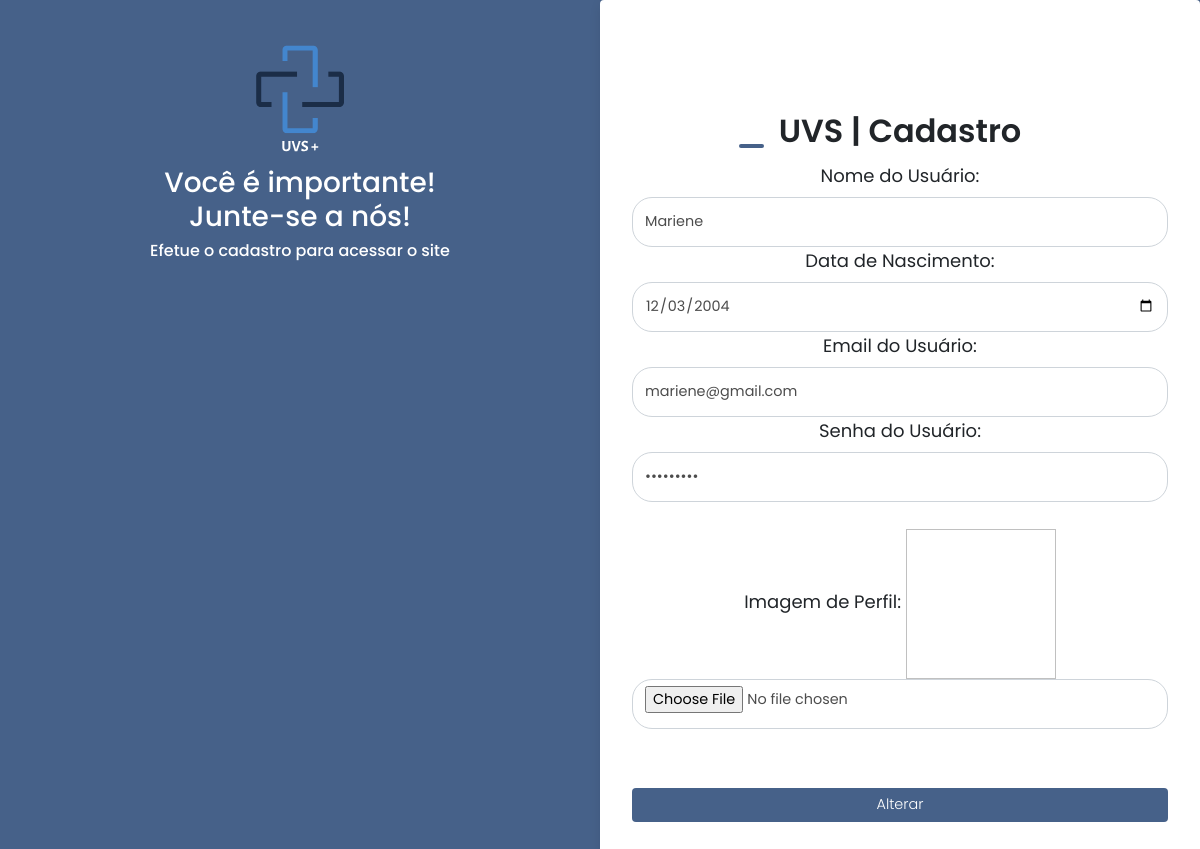
Before: /PHP/edit.php?id=17 with the older database file.
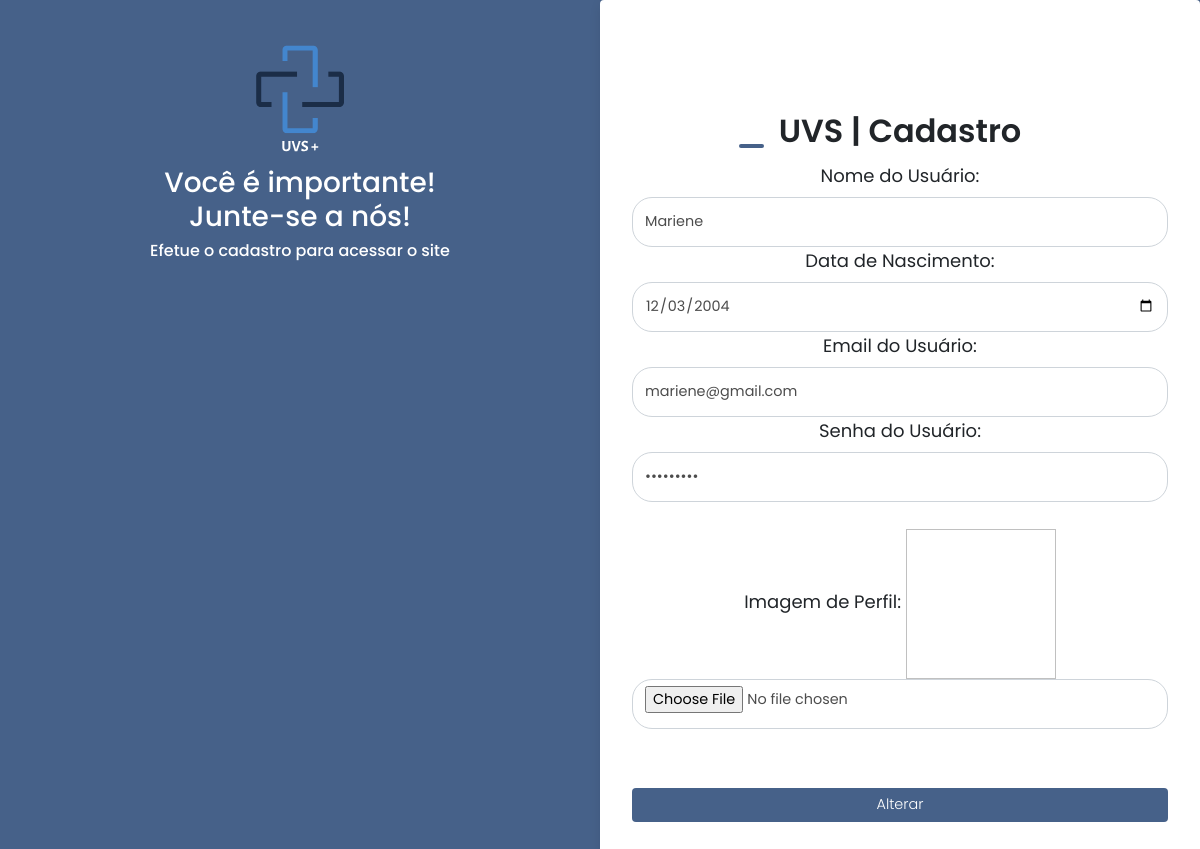
After: the same page with the newer database file.
### tables this page shows
CREATE TABLE `tbubs` (
  `email` varchar(50) NOT NULL,
  `senha` varchar(50) NOT NULL,
  `nome` varchar(20) NOT NULL,
  `data` date DEFAULT NULL,
  `id` int(100) NOT NULL,
  `caminho` varchar(100) DEFAULT NULL,
  `imagem` varchar(100) DEFAULT NULL
);

### PHP/edit.php (the view, shortened to what this page needs)
<?php
    include_once('../banco/dbconnect.php');
    if(!empty($_GET['id']))
    {
        $id = $_GET['id'];
        $sqlSelect = "SELECT *  FROM tbubs WHERE id=$id";
        $result = $conexao->query($sqlSelect);
    if($result->num_rows > 0){
          while($user_data = mysqli_fetch_assoc($result)) {
           $email = $user_data['email'];
           $nome = $user_data['nome'];
           $data = $user_data['data'];
           $senha = $user_data['senha'];
        }
    }
    }else{
        header('Location:../pages/usuarios.php');
    }
?>
<!DOCTYPE html>
<html lang="pt-br">
<head>
    <link rel="stylesheet" href="https://stackpath.bootstrapcdn.com/bootstrap/4.1.3/css/bootstrap.min.css">
    <link rel="stylesheet" href="../CSS/login.css">
</head>
<body>
  <div class="login1">
  <img id="imagem1" src="../IMAGENS/UVS +.svg" width="70%" ></img>
     <h3>Você é importante!<br>
         Junte-se a nós!
     <h3>
     <p>Efetue o cadastro para acessar o site</p>
   </div>
    <main class="container">
        <h2>UVS | Cadastro</h2>
        <form name="form1" method="post" action="saveEdit.php" onsubmit="return valida_form()">
        <div class="input-field">
                <label>Nome do Usuário:</label>
                <input class="form-control" type="text" name="nome" id="nome"
                    placeholder="insira o nome" value=<?php echo $nome; ?>>
                <label>Data de Nascimento:</label>
                <input class="form-control" type="date" name="data" id="data"
                    placeholder="Insira a data" value=<?php echo $data; ?>>
                <label>Email do Usuário:</label>
                <input class="form-control" type="text" name="email" id="email"
                    placeholder="insira o email" value=<?php echo $email; ?>>
                <label>Senha do Usuário:</label>
                <input class="form-control" type="password" name="senha" id="senha"
                    placeholder="insira a senha" value=<?php echo $senha; ?>><br>
                    <label class="labtext">Imagem de Perfil:</label>
               <img  name="perfiluser" style="width: 150px; height: 150px">
               <input class="form-control" type="file" name="imagem" id="imagem" onchange="previewImagem()" required><br>
            </div>
            <input type="submit" value="Alterar" name="alterar" >
        </form>
    </main>
</body>
</html>

Changed rows visible on the page:
changed tbubs "mariene@gmail.com": nome (not shown) → "Mariene"
Other visible differences:
form field nome: "Mariene" → (not shown)
